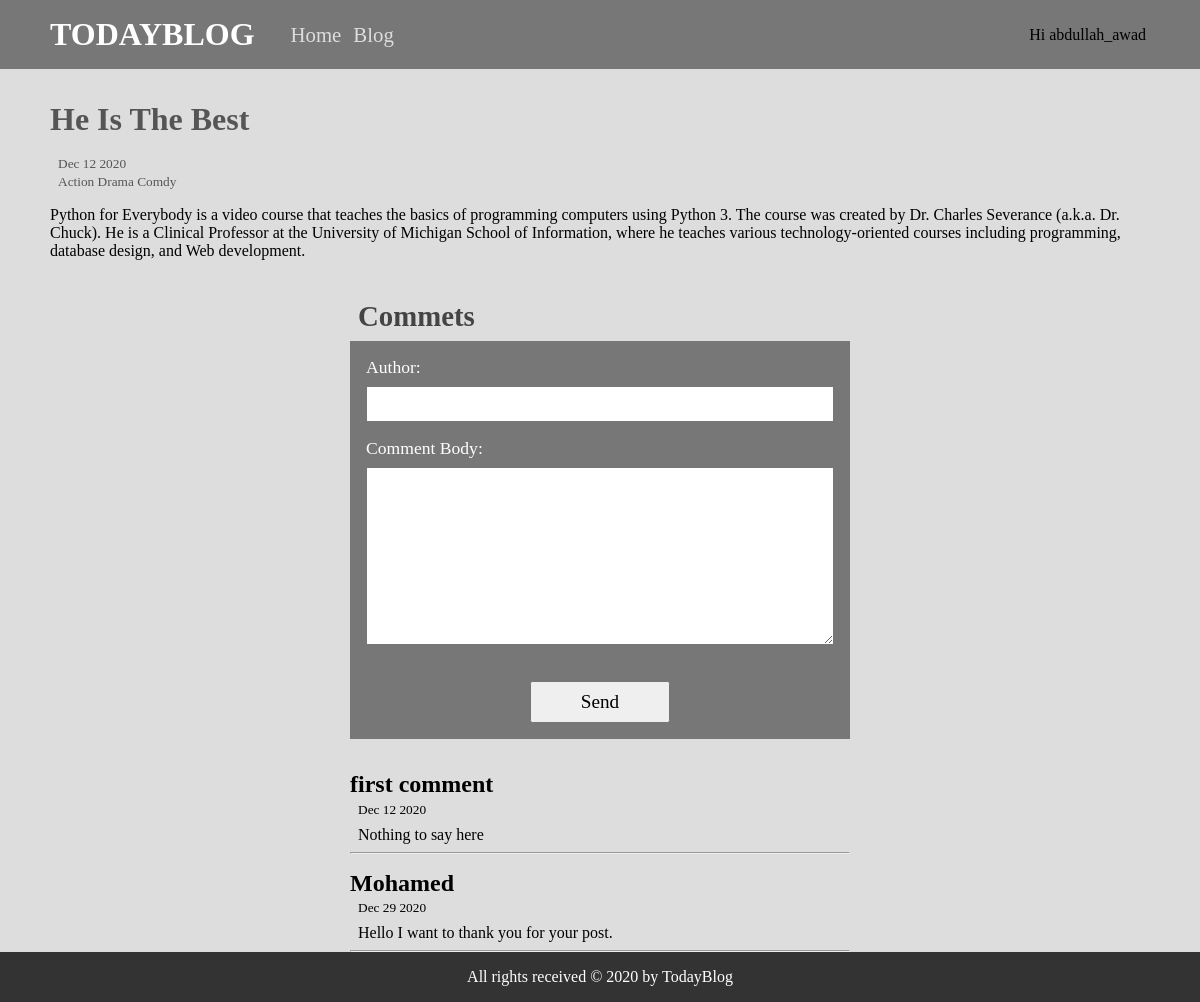
Page /blog/post/2/ (signed in) on the committed database.
### blogApp/models.py (models this page shows, shortened)
class Post(models.Model):
    title = models.CharField(verbose_name='title' , max_length=50)
    body = models.TextField(verbose_name='body')
    created_on = models.DateTimeField(verbose_name='created on' , auto_now_add=True)
    last_modified = models.DateTimeField(verbose_name='last modified' , auto_now=True)
    categories = models.ManyToManyField(Category, verbose_name=("categories"), related_name='posts')

class Category(models.Model):
    name = models.CharField(verbose_name='gategory', max_length=20)
    def __str__(self):
        return self.name

class Comment(models.Model):
    author = models.CharField(verbose_name=("author"), max_length=20)
    body = models.TextField(verbose_name=("comment body"))
    created_on = models.DateTimeField(verbose_name=("created on"), auto_now_add=True)
    post = models.ForeignKey(Post, verbose_name=("post"), on_delete=models.CASCADE)

### blogApp/views.py (the view)
# urls.py: path('post/<int:pk>/', post_detail, name = 'post_detail')
def post_detail(request, pk):
    post = get_object_or_404(Post, pk=pk)
    form = CommentFormModel()
    if request.method == 'POST':
        author = request.POST.get('author')
        body = request.POST.get('body')
        Comment.objects.create(author=author, body=body, post=post, created_on=datetime.now())
    context = {
        'object':post,
        'form': form
    }
    return render(request, 'blogApp/post_detail.html', context=context)

### blogApp/models.py
class CommentFormModel(ModelForm):
    class Meta:
        model = Comment
        fields = ['author', 'body']

### templates/blogApp/post_detail.html (shortened to what this page needs)
{% extends 'base.html' %}
{% block content %}
    <div class="post-box-detail">
        <h2>{{object.title|title}}</h2>
        <small class='post-date'>{{object.created_on|date:'M j Y'}}</small>
        <br>
        <small class='post-categories'>{{object.categories.all|join:"&nbsp;"}}</small>
        <p>{{object.body}}</p>
    </div>
    <div class="comment-box">
        <h3 class='comment-heading'>Commets</h3>
        <form method="post">
            {{ form }}
            <input type="submit" value="Send">
        </form>
        {% for comment in object.comment_set.all %}
            <h5>{{comment.author}}</h5>
            <small class='comment-date'>{{comment.created_on|date:'M j Y'}}</small>
            <p class='comment-body' >{{comment.body}}</p>
            <hr>
        {% endfor %}
    </div>
{% endblock content %}

### templates/base.html (shortened to what this page needs)
<!DOCTYPE html>
<html lang="en">
<head>
    {% load static %}
    <link rel="stylesheet" href="{% static 'css/style.css' %}">
</head>
<body>
    <header id="main-header">
        <div class="container">
            <h1 id="logo"><a href="#">TodayBlog</a></h1>
            <nav id="main-nav">
                <ul>
                    <li><a class='btn-nav' href="{% url 'pages:home' %}">Home</a></li>
                    <li><a class='btn-nav' href="{% url 'blogApp:post_list' %}">Blog</a></li>
                    {% if user.is_authenticated  %}
                        <li class='user-area'>Hi {{ user }}</li>
                    {% else %}
                        <li class='user-area'>
                            <a href="" class="btn-sign in">Sign In</a>
                            <a href="" class="btn-sign up">Sign Up</a>
                        </li>
                    {% endif %}
                </ul>
            </nav>
        </div>
    </header>
    <main>
        <div class="container flex-center">
            {% block content %}{% endblock content %}
        </div>
    </main>
    <footer id="main-footer">
        <div class="container">
            <p>All rights received &copy 2020 by TodayBlog</p>
        </div>
    </footer>
</body>
</html>

### static/css/style.css (style rules this page uses)
* { margin: 0; padding: 0; box-sizing: border-box; font-family: 'cascadia code'; }
body { background-color: #ddd; }
.flex-center { display: flex; flex-direction: column; align-items: center; justify-content: center; }
.container { max-width: 1100px; margin: auto; }
#main-header { background-color: #777; padding: 1rem; }
#main-header .container { position: relative; display: flex; align-items: center; justify-content: flex-start; }
#logo { text-transform: uppercase; padding-right: 2rem; }
#logo a { text-decoration: none; color:white; }
#main-nav ul li.user-area { position: absolute; right: 0; top: 50%; transform: translateY(-50%); }
#main-nav ul li { display: inline-block; padding: 0 0.25rem; }
#main-nav ul li a { text-decoration: none; color: #ddd; font-size: 1.3rem; transition: color 0.3s ease-in-out; }
main { min-height: 87vh; }
#main-footer { background-color: #333; color: white; padding: 1rem; text-align: center; }
h2 { padding: 1rem 0; font-size: 2rem; color: #555; }
.post-box-detail { padding: 1rem 0; margin-bottom: 1rem; }
.post-box-detail small { padding-left: 0.5rem; color: #555; }
.post-box-detail p { padding-top: 1rem; }
h3.comment-heading { font-size: 1.8rem; padding: 0.5rem; color: #444; }
form { padding: 1rem; background-color: #777; color: #333; width: 500px; margin-bottom: 2rem; }
form label { color: white; font-size: 1.1rem; text-transform: capitalize; padding-bottom: 0.5rem; display: block; }
form input, form textarea { width: 100%; padding: 8px; margin-bottom: 1rem; }
form input[type='submit'] { width: 30%; display: block; cursor: pointer; margin: auto; margin-top: 1rem; font-size: 1.2rem; }
h5 { font-size: 1.5rem; margin-top: 1rem; padding-bottom: 0.1rem; }
.comment-date { padding-left: 0.5rem; }
.comment-body { padding: 0.5rem; }

### rows in the picture
Post: title "He Is The Best", created_on "Dec 12 2020", categories.all "Action Drama Comdy", body "Python for Everybody is a video course that teaches the basics of programming computers using Python 3. The course was created by Dr. Charles Severance (a.k.a. Dr. Chuck). He is a Clinical Professor at the University of Michigan School of Information, where he teaches various technology-oriented courses including programming, database design, and Web development."
Comment: author "first comment", created_on "Dec 12 2020", body "Nothing to say here"
Comment: author "Mohamed", created_on "Dec 29 2020", body "Hello I want to thank you for your post."

### other values in the picture
{{ user }} "abdullah_awad"
